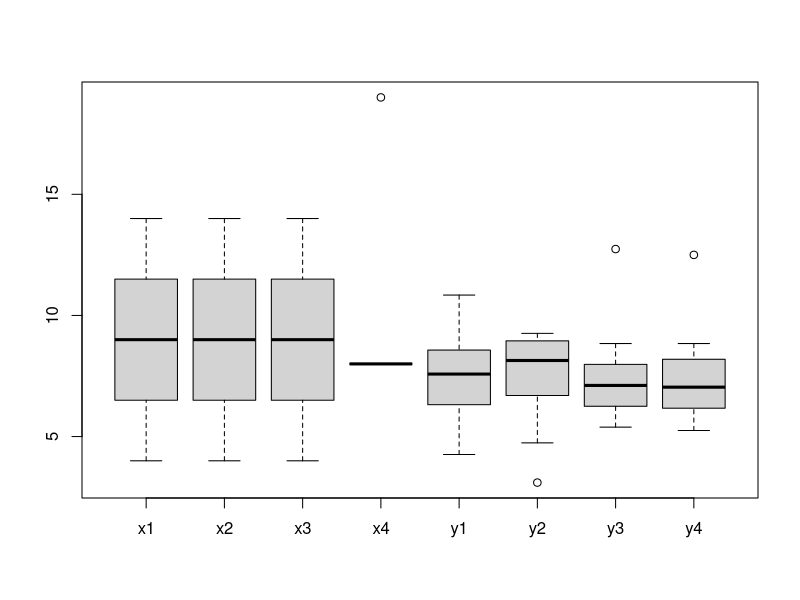
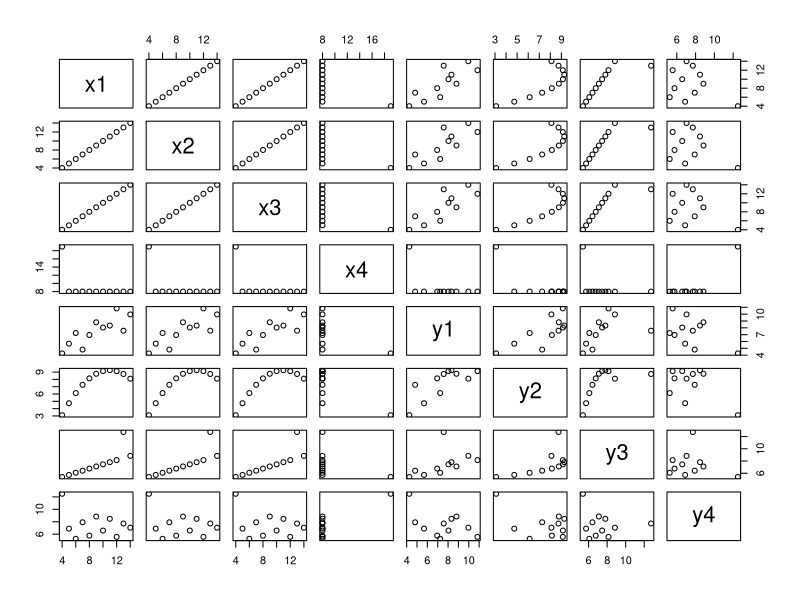
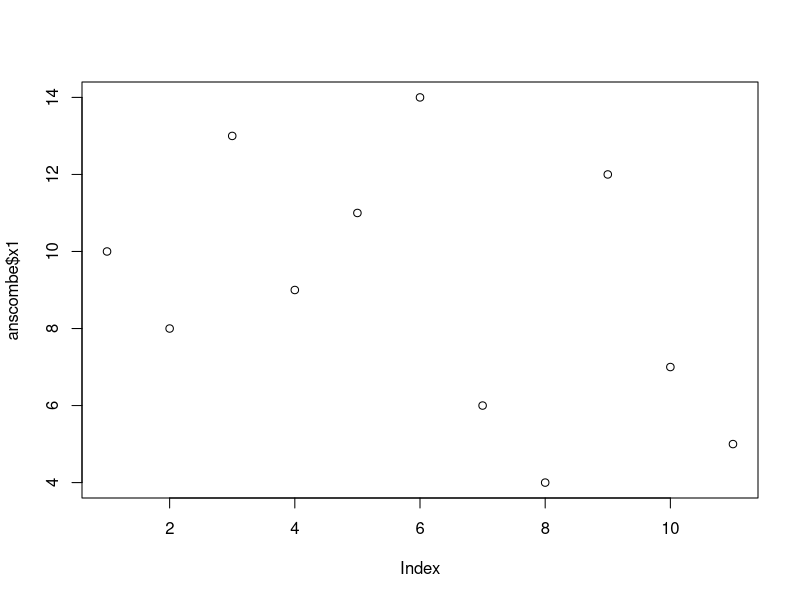
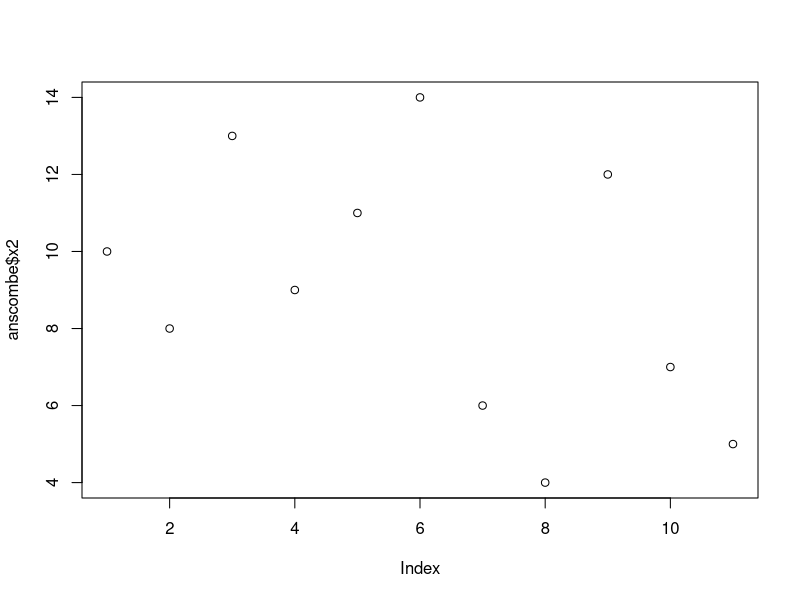
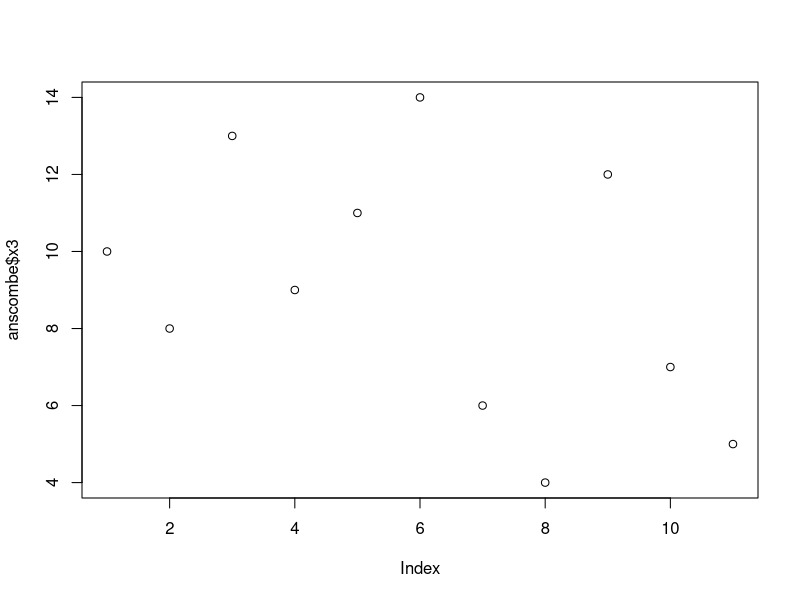
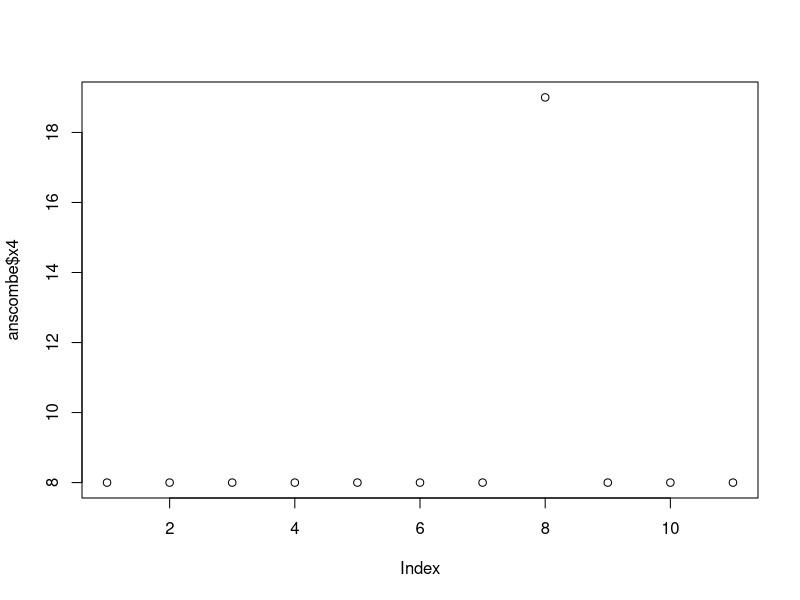
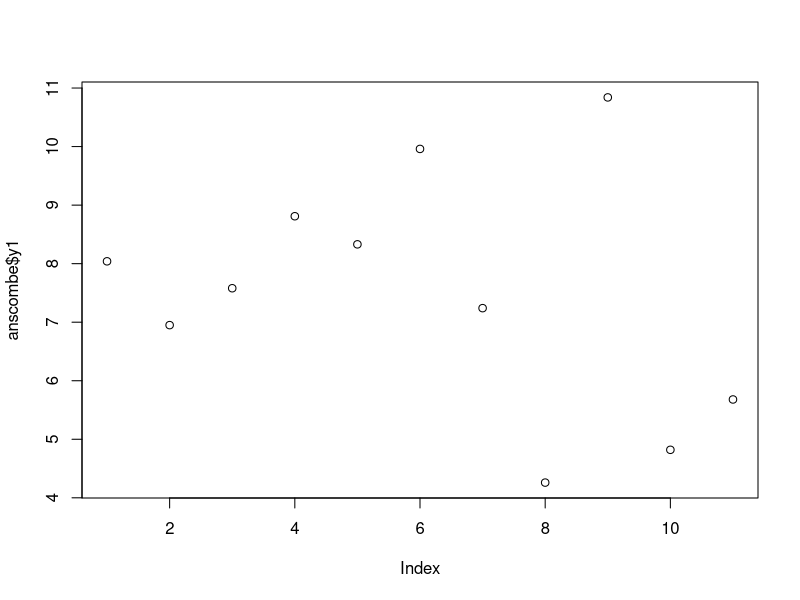
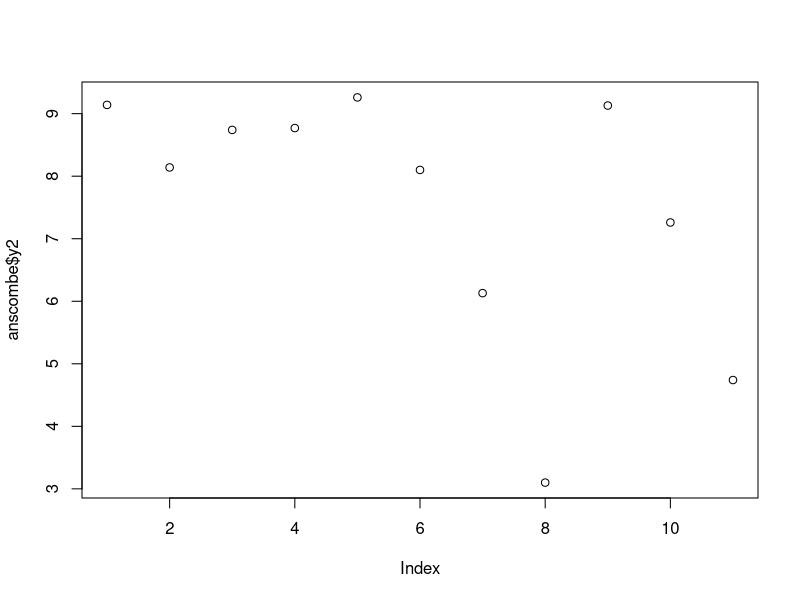

The R source for these figures, in order:
getwd()
setwd("D:/Rstudio/abc")

datasets::anscombe

summary(anscombe)

head(anscombe)
tail(anscombe)
colSums(anscombe)
col(anscombe)
colMeans(anscombe)

row(anscombe)
row.names(anscombe)
colnames(anscombe)


boxplot(anscombe)


plot(anscombe)
plot(anscombe$x1)
plot(anscombe$x2)
plot(anscombe$x3)
plot(anscombe$x4)
plot(anscombe$y1)
plot(anscombe$y2)
plot(anscombe$y3)
plot(anscombe$y4)

hist(anscombe$x1)
hist(anscombe$x2)
hist(anscombe$x3)
hist(anscombe$x4)
hist(anscombe$y1)
hist(anscombe$y2)
hist(anscombe$y3)
hist(anscombe$y4)


barplot(anscombe$y4)
barplot(anscombe$y4)
barplot(anscombe$y4)
barplot(anscombe$y4)
barplot(anscombe$y4)
barplot(anscombe$y4)
barplot(anscombe$y4)



mean(cars$speed)
mean(anscombe$x1)

median(anscombe$x1)

mode(anscombe$x1)

var(anscombe$x1)


sd(anscombe$x1)

sort(anscombe$x2)
sort(anscombe$x1)

cor(anscombe)
cov(anscombe)

nrow(anscombe)
ncol(anscombe)

dim(anscombe)

variable.names(anscombe)

